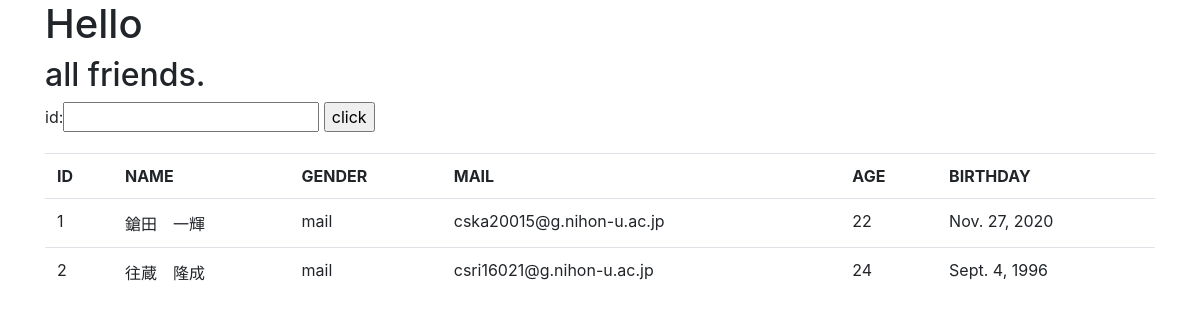
Screenshot of /app3/toppage/ with the database file from the repository.
### app3/models.py (models this page shows, shortened)
class Friend(models.Model):
    name = models.CharField(max_length=100)
    mail = models.EmailField(max_length=200)
    gender = models.BooleanField()
    age = models.IntegerField(default=0)
    birthday = models.DateField()

### app3/views.py (the view, shortened to what this page needs)
# urls.py: path("toppage/", views.index, name="toppage"),
def index(request):
    data = Friend.objects.all()
    params = {
        'title' : 'Hello',
        'message' : 'all friends.',
        'data' : data,
        'form' : IdForm()
    }
    return render(request, 'app3/toppage.html', params)

### app3/forms.py
class IdForm(forms.Form):
    id = forms.IntegerField(label='id', widget=forms.NumberInput(attrs={'class':'form-controll'}))

### app3/templates/app3/toppage.html (shortened to what this page needs)
{% load static %}
<html lang="ja">
    <head>
        <link rel="stylesheet" href="https://stackpath.bootstrapcdn.com/bootstrap/4.3.1/css/bootstrap.min.css"
>
    </head>
    <body class="container">
        <h1>{{title}}</h1>
        <h2>{{message}}</h2>
        <form action="{%url 'app3:toppage'%}" method="POST">
            {{form}}
            <input type="submit" value="click">
        </form>
        <table class='table'>
            <tr>
                <th>ID</th>
                <th>NAME</th>
                <th>GENDER</th>
                <th>MAIL</th>
                <th>AGE</th>
                <th>BIRTHDAY</th>
            </tr>
        {% for item in data %}
            <tr>
                <td>{{item.id}}</td>
                <td>{{item.name}}</td>
                <td>{% if item.gender == False %}mail{% endif %}
                </td>
                <td>{{item.mail}}</td>
                <td>{{item.age}}</td>
                <td>{{item.birthday}}</td>
            </tr>
        {% endfor %}
        </table>
    </body>
</html>

### rows the page displays
Friend: id "1", name "鎗田 一輝", gender "mail", mail "cska20015@g.nihon-u.ac.jp", age "22", birthday "Nov. 27, 2020"
Friend: id "2", name "往蔵 隆成", gender "mail", mail "csri16021@g.nihon-u.ac.jp", age "24", birthday "Sept. 4, 1996"

### other values shown
{{ title }} "Hello"
{{ message }} "all friends."
